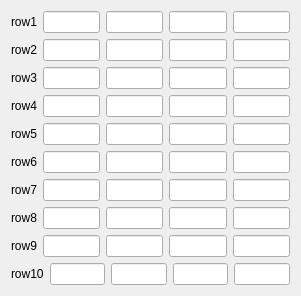
         <widget class="QWidget" name="scrollAreaWidgetContents">
          <property name="geometry">
           <rect>
            <x>0</x>
            <y>0</y>
            <width>301</width>
            <height>294</height>
           </rect>
          </property>
          <layout class="QGridLayout" name="gridLayout">
           <item row="0" column="0">
            <layout class="QVBoxLayout" name="verticalLayout">
             <item>
              <layout class="QHBoxLayout" name="horizontalLayout_12">
               <item>
                <widget class="QLabel" name="label_9">
                 <property name="text">
                  <string>row1</string>
                 </property>
                </widget>
               </item>
               <item>
                <widget class="QLineEdit" name="DevA_Row1Byte4"/>
               </item>
               <item>
                <widget class="QLineEdit" name="DevA_Row1Byte3"/>
               </item>
               <item>
                <widget class="QLineEdit" name="DevA_Row1Byte2"/>
               </item>
               <item>
                <widget class="QLineEdit" name="DevA_Row1Byte1"/>
               </item>
              </layout>
             </item>
             <item>
              <layout class="QHBoxLayout" name="horizontalLayout_13">
               <item>
                <widget class="QLabel" name="label_10">
                 <property name="text">
                  <string>row2</string>
                 </property>
                </widget>
               </item>
               <item>
                <widget class="QLineEdit" name="DevA_Row2Byte4"/>
               </item>
               <item>
                <widget class="QLineEdit" name="DevA_Row2Byte3"/>
               </item>
               <item>
                <widget class="QLineEdit" name="DevA_Row2Byte2"/>
               </item>
               <item>
                <widget class="QLineEdit" name="DevA_Row2Byte1"/>
               </item>
              </layout>
             </item>
             <item>
              <layout class="QHBoxLayout" name="horizontalLayout_4">
               <item>
                <widget class="QLabel" name="label">
                 <property name="text">
                  <string>row3</string>
                 </property>
                </widget>
               </item>
               <item>
                <widget class="QLineEdit" name="DevA_Row3Byte4"/>
               </item>
               <item>
                <widget class="QLineEdit" name="DevA_Row3Byte3"/>
               </item>
               <item>
                <widget class="QLineEdit" name="DevA_Row3Byte2"/>
               </item>
               <item>
                <widget class="QLineEdit" name="DevA_Row3Byte1"/>
               </item>
              </layout>
             </item>
             <item>
              <layout class="QHBoxLayout" name="horizontalLayout_5">
               <item>
                <widget class="QLabel" name="label_2">
                 <property name="text">
                  <string>row4</string>
                 </property>
                </widget>
               </item>
               <item>
                <widget class="QLineEdit" name="DevA_Row4Byte4"/>
               </item>
               <item>
                <widget class="QLineEdit" name="DevA_Row4Byte3"/>
               </item>
               <item>
                <widget class="QLineEdit" name="DevA_Row4Byte2"/>
               </item>
               <item>
                <widget class="QLineEdit" name="DevA_Row4Byte1"/>
               </item>
              </layout>
             </item>
             <item>
              <layout class="QHBoxLayout" name="horizontalLayout_6">
               <item>
                <widget class="QLabel" name="label_3">
                 <property name="text">
                  <string>row5</string>
                 </property>
                </widget>
               </item>
               <item>
                <widget class="QLineEdit" name="DevA_Row5Byte4"/>
               </item>
               <item>
                <widget class="QLineEdit" name="DevA_Row5Byte3"/>
               </item>
               <item>
                <widget class="QLineEdit" name="DevA_Row5Byte2"/>
               </item>
               <item>
                <widget class="QLineEdit" name="DevA_Row5Byte1"/>
               </item>
              </layout>
             </item>
             <item>
              <layout class="QHBoxLayout" name="horizontalLayout_7">
               <item>
                <widget class="QLabel" name="label_4">
                 <property name="text">
                  <string>row6</string>
                 </property>
                </widget>
               </item>
               <item>
                <widget class="QLineEdit" name="DevA_Row6Byte4"/>
               </item>
               <item>
                <widget class="QLineEdit" name="DevA_Row6Byte3"/>
               </item>
               <item>
                <widget class="QLineEdit" name="DevA_Row6Byte2"/>
               </item>
               <item>
                <widget class="QLineEdit" name="DevA_Row6Byte1"/>
               </item>
              </layout>
             </item>
             <item>
              <layout class="QHBoxLayout" name="horizontalLayout_8">
               <item>
                <widget class="QLabel" name="label_5">
                 <property name="text">
                  <string>row7</string>
                 </property>
                </widget>
               </item>
               <item>
                <widget class="QLineEdit" name="DevA_Row7Byte4"/>
               </item>
               <item>
                <widget class="QLineEdit" name="DevA_Row7Byte3"/>
               </item>
               <item>
                <widget class="QLineEdit" name="DevA_Row7Byte2"/>
               </item>
               <item>
                <widget class="QLineEdit" name="DevA_Row7Byte1"/>
               </item>
              </layout>
             </item>
             <item>
              <layout class="QHBoxLayout" name="horizontalLayout_9">
               <item>
                <widget class="QLabel" name="label_6">
                 <property name="text">
                  <string>row8</string>
                 </property>
                </widget>
               </item>
               <item>
                <widget class="QLineEdit" name="DevA_Row8Byte4"/>
               </item>
               <item>
                <widget class="QLineEdit" name="DevA_Row8Byte3"/>
               </item>
               <item>
                <widget class="QLineEdit" name="DevA_Row8Byte2"/>
               </item>
               <item>
                <widget class="QLineEdit" name="DevA_Row8Byte1"/>
               </item>
              </layout>
             </item>
             <item>
              <layout class="QHBoxLayout" name="horizontalLayout_10">
               <item>
                <widget class="QLabel" name="label_7">
                 <property name="text">
                  <string>row9</string>
                 </property>
                </widget>
               </item>
               <item>
                <widget class="QLineEdit" name="DevA_Row9Byte4"/>
               </item>
               <item>
                <widget class="QLineEdit" name="DevA_Row9Byte3"/>
               </item>
               <item>
                <widget class="QLineEdit" name="DevA_Row9Byte2"/>
               </item>
               <item>
                <widget class="QLineEdit" name="DevA_Row9Byte1"/>
               </item>
              </layout>
             </item>
             <item>
              <layout class="QHBoxLayout" name="horizontalLayout_11">
               <item>
                <widget class="QLabel" name="label_8">
                 <property name="text">
                  <string>row10</string>
                 </property>
                </widget>
               </item>
               <item>
                <widget class="QLineEdit" name="DevA_Row10Byte4"/>
               </item>
               <item>
                <widget class="QLineEdit" name="DevA_Row10Byte3"/>
               </item>
               <item>
                <widget class="QLineEdit" name="DevA_Row10Byte2"/>
               </item>
               <item>
                <widget class="QLineEdit" name="DevA_Row10Byte1"/>
               </item>
              </layout>
             </item>
            </layout>
           </item>
          </layout>
         </widget>
